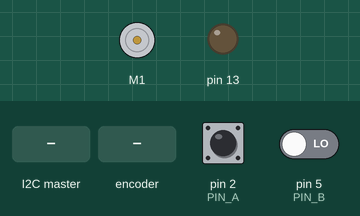
Simulated run of this sketch. Board: Arduino Uno, built with avr-gcc and run on an emulated ATmega328P. On the bench: DC motor (green arrow = forward, orange = backward, longer = faster), output pins drawn as LEDs (lit = HIGH). Inputs (shaded band) come from the test bench; at power-on: pin 2 (PIN_A) HIGH, pin 5 (PIN_B) LOW. What the sketch prints to the serial monitor is not drawn.

Above: at 1.7 s.
1.8 s: the I2C master sends the byte 1
At 2.75 s:
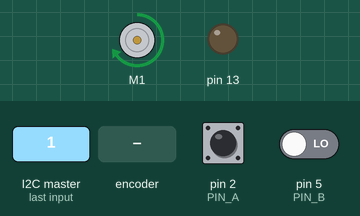
4.8 s: the I2C master sends the byte 2
At 5.4 s:
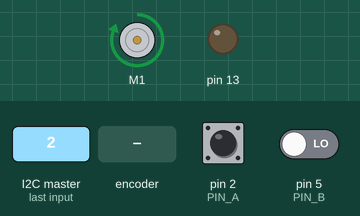
6.3 s: the I2C master sends the byte 1
At 8.35 s:
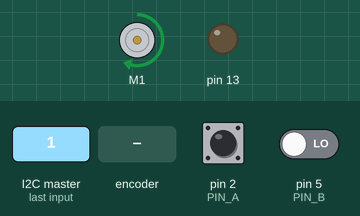
9.3 s: rotary encoder on pin 2 (PIN_A) / pin 5 (PIN_B) turned 3 steps (first pin leading)
12.6 s: the I2C master sends the byte 0
Timing chart, 0 to 15.1 s (numbered marks = the images above; inputs shaded):
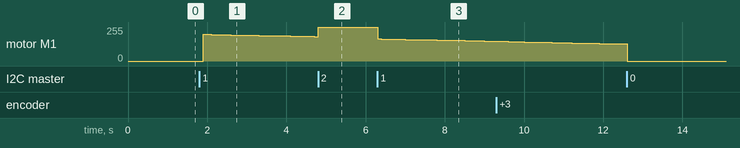

Measured:
- after the input at 1.8 s, motor M1: stopped → forward 200/255 after 0.10 s, → forward 199/255 0.10 s later, → forward 198/255 0.10 s later, → forward 197/255 0.20 s later, … (18 changes in this stretch)
- after the input at 6.3 s, motor M1: moves from forward 255/255 to forward 149/255 over 2.8 s, starting at once

The sketch:

motorCode.ino
```cpp
#include <DualMC33926MotorShield.h>
#include <Wire.h>
#define SLAVE_ADDRESS 0x02
#define PI_ADDRESS 0x20


DualMC33926MotorShield md;

// Pin A and pin B define the CLK and DT outputs of the encoder, respectively
const int PIN_A = 2;
const int PIN_B = 5;
const int PIN_PI = 3;

int number = 0;
byte ardArr[32];
int offset = 2;

// This program uses a state machine to track the encoder’s position
bool A_LAST_STATE = 0;
bool A_CURRENT_STATE = 0;
bool B_CURRENT_STATE = 0;


int count; //motor encoder counts
int intError = 0; //integral error for I in PI controller
int prevMyTime = 0; //previos loop time marker
int currMyTime = 0; //current time marker
int prev_pos = 0; // stores the position of the motor in the previous loop
int target = 0;
double motorVal = 0;//varible to hold the value we write to the motor
double current_pos = 0;

const double Ki = 0.01;//.8
const double Kp = 3.5;

//C code for Arduino
//#get the value that the pi sent to determine which quadrent(only 4 cases) it is in
//void receiveData(int byteCount) {
//  case = wire.read(); #variable case is what quadrent or which of the 4 cases the aruco marker is at
//}

void setup() {

  pinMode(PIN_A, INPUT);
  pinMode(PIN_B, INPUT);
  pinMode(12,INPUT);
  pinMode(13, OUTPUT);

  Serial.begin(115200);

  // Setting up the interrupt handler
  // Activates whenever the CLK pin on the encoder changes voltage
  attachInterrupt(digitalPinToInterrupt(2), TICK, CHANGE);
  md.init(); //intialize motor
  delay(500); //delay to let motor initialize

  Wire.begin(PI_ADDRESS);
  Wire.onReceive(PI_READ);
  //Wire.onRequest(PI_WRITE);
  //Wire.beginTransmission(PI_ADDRESS);
}

void loop() {
// Nothing happens in the main loop due to interrupt handler
  //Serial.println("Austin is a dumbass");

  static double current_pos = 0; // This is the current position

  current_pos = double(count)/4.44;//2.22
  if (current_pos-target <=  10 && current_pos-target >=  -10){// THIS IF STATEMENT IS SUPER DUPER IMPORTANT!!!!!!!!!!!!
    current_pos = target;                // There is some noise in the system that will cause everything to become unstable
    intError = 0;                         // This if statement rejects such noise and keeps the system from running away
  }
  currMyTime = millis();//get current time
  if (currMyTime >= prevMyTime+100){ // every 10th of a second
    intError += (current_pos-target);//*(currMyTime-prevMyTime)*;
    /*Serial.print(int(current_pos-target));
    Serial.print("  ");
    Serial.print( int(current_pos) );
    Serial.print( "  ");/////////////test print statements
    Serial.print(intError);
    Serial.print( '\n' );//*/
    prev_pos = current_pos;//reset prev_pos
    prevMyTime = currMyTime;//reset prevMyTime
    motorVal = double(( target-current_pos )) * Kp + (Ki * double(intError)); //calculate the motor val
    md.setM1Speed( motorVal );// set the motor value (-1024, 1024)
    //Serial.print(motorVal); // print motor value
    //Serial.print('\n');//print new line
  }


}


// Interrupt handler encoder
void PI_READ(int byteCount) {
  Serial.print("fuck me");
  int data = 0;
  data = Wire.read(); // receive a byte as character

  /*while (Wire.available()) { // peripheral may send less than requested
      data = Wire.read(); // receive a byte as character
      Serial.print(int(target));
  }*/
  switch(data) {
    case 0:
      target = 0;
      break;
    case 1:
      target = 90;
      break;
    case 2:
      target = 180;
      break;
    case 3:
      target = 270;
      break;
  }
  Serial.print(int(target));
}

/*void PI_WRITE() {
  Serial.print("cum");
  //TWDR = byte(current_pos);
  Wire.write(byte(12));             // Sends value byte
}*/

void TICK() {

  A_CURRENT_STATE = digitalRead(PIN_A);//read state of signal A
  B_CURRENT_STATE = digitalRead(PIN_B);//read state of signal B

  if (A_CURRENT_STATE==B_CURRENT_STATE){ //if the signals are the same

    count-=1;//subract from the count
  }
  else {//if signals are different
    count+=1;//add 2 to the count
  }
   /*Serial.print( A_CURRENT_STATE );
   Serial.print( "  " );
   Serial.print( B_CURRENT_STATE );
   Serial.print(degree);
   Serial.print( '\n' );// */
}
```
